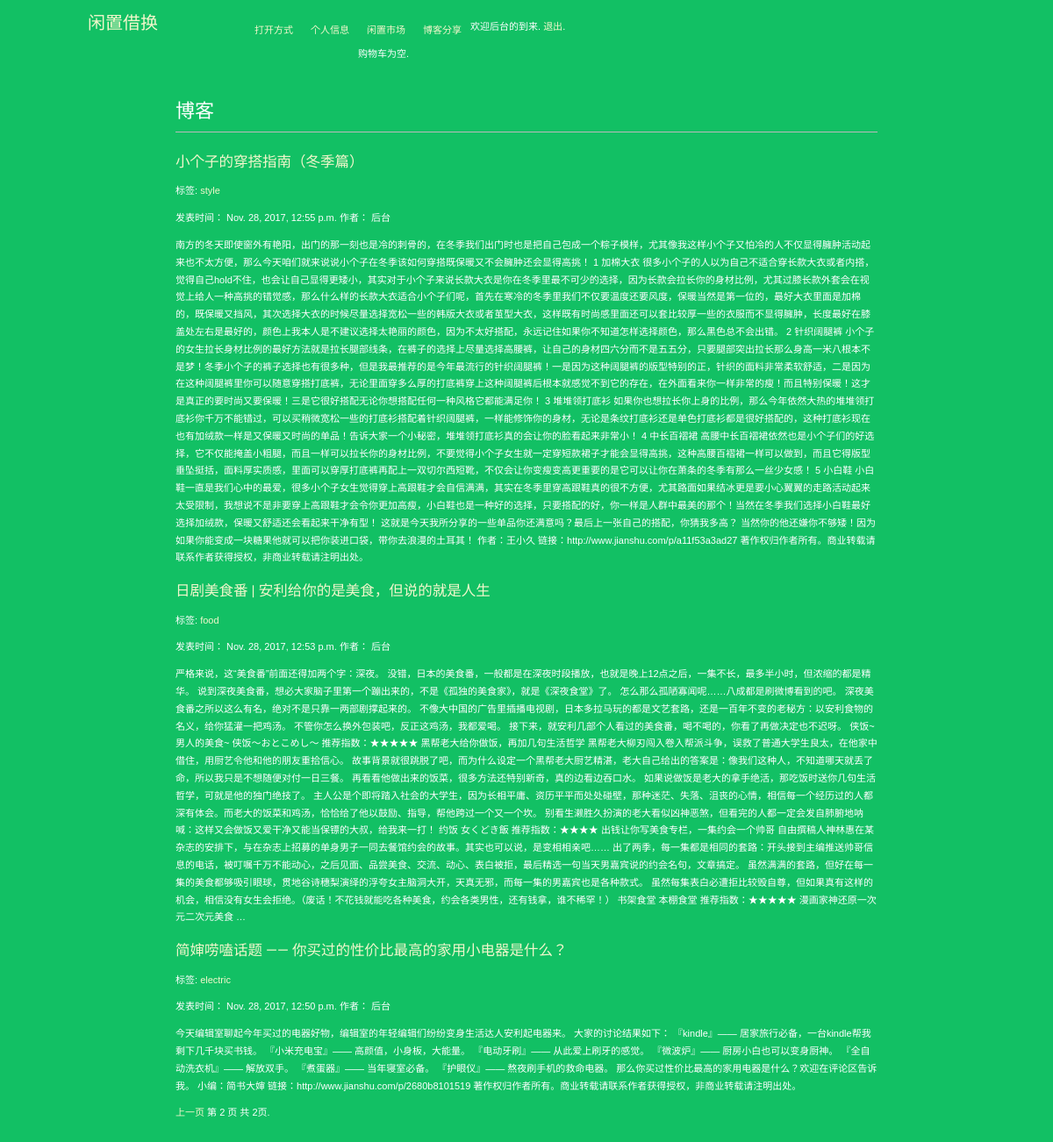
The page /blog/?page=2 (signed in) on the database its author committed.
### blog/models.py (models this page shows, shortened)
class Post(models.Model):
    STATUS_CHOICES = (
        ('draft', 'Draft'),
        ('published', 'Published'),
    )
    title = models.CharField(max_length=250)
    slug = models.SlugField(max_length=250,
                            unique_for_date='publish')
    author = models.ForeignKey(User,
                                related_name='blog_posts')
    body = models.TextField()
    publish = models.DateTimeField(default=timezone.now)
    created = models.DateTimeField(auto_now_add=True)
    updated = models.DateTimeField(auto_now=True)
    status = models.CharField(max_length=10,
                                choices=STATUS_CHOICES,
                                default='draft')
    objects = models.Manager() # The default manager.
    published = PublishedManager() # Our custom manager.
    tags = TaggableManager()
    class Meta:
        ordering = ('-publish',)
    def get_absolute_url(self):
        return reverse('blog:post_detail',args=[self.publish.year,
                                                self.publish.strftime('%m'),
                                                self.publish.strftime('%d'),
                                                self.slug])

### blog/views.py (the view)
# urls.py: url(r'^tag/(?P<tag_slug>[-\w]+)/$', views.post_list, name='post_list_by_tag'),
def post_list(request, tag_slug=None):
   object_list = Post.published.all()
   tag = None
   if tag_slug:
       tag = get_object_or_404(Tag, slug=tag_slug)
       object_list = object_list.filter(tags__in=[tag])
   paginator = Paginator(object_list, 3) # 3 posts in each page
   page = request.GET.get('page')
   try:
       posts = paginator.page(page)
   except PageNotAnInteger:
       posts = paginator.page(1)
   except EmptyPage:
       posts = paginator.page(paginator.num_pages)
   return render(request, 'blog/post/list.html', {'page': page,
                                                  'posts': posts,
                                                  'tag': tag})

### blog/models.py (called while the page is built)
    def get_queryset(self):
        return super(PublishedManager,self).get_queryset().filter(status='published')

### cart/cart.py (called while the page is built)
    def __len__(self):
            return sum(item['quantity'] for item in self.cart.values())

### cart/context_processors.py (called while the page is built)
def cart(request):
    return {'cart': Cart(request)}

### blog/templates/blog/post/list.html (shortened to what this page needs)
{% extends "blog/base.html" %}
{% block content %}
    <h1>博客</h1>
    {% for post in posts %}
        <h2><a href="{{ post.get_absolute_url }}">{{ post.title }}</a></h2>
        <p class="tags">
            标签:
            {% for tag in post.tags.all %}
                <a href="{% url "blog:post_list_by_tag" tag.slug %}">{{ tag.name }}</a>
            {% endfor %}
        </p>
        <p class="date">发表时间： {{ post.publish }} 作者： {{ post.author }}</p>
        {{ post.body|truncatewords:30|linebreaks }}
    {% endfor %}
    {% include "pagination.html" with page=posts %}
{% endblock %}

### blog/templates/blog/base.html (shortened to what this page needs)
{% load static%}
<!DOCTYPE html>
<html>
    <head>
        <link href="{% static "css/base.css" %}" rel="stylesheet">
    </head>
    <body>
        <div id="header">
            <span class="logo">闲置借换</span>
                {% if request.user.is_authenticated %}
                <ul class="menu">
                 <li {% if section == "homepage" %}class="selected"{% endif %}>
                    <a href="{% url "homepage" %}">打开方式</a></p>
                  </li>
                  <li {% if section == "edit" %}class="selected"{% endif %}>
                    <a href="{% url "edit" %}">个人信息</a></p>
                 </li>
                 <li {% if section == "shop" %}class="selected"{% endif %}>
                    <a href="{% url "product_list"%}">闲置市场</a>
                 </li>
                 <li {% if section == "communication" %}class="selected"{% endif %}>
                    <a href="{% url "blog:post_list" %}">博客分享</a>
                 </li>
                   <p>欢迎{{ request.user.username }}的到来.
                    <a href="{% url "logout" %}">退出</a>.</p>
                </ul>
            <div id="sidebar">
                <div id="subheader">
                  <div class="cart">
                    {% with total_items=cart|length %}
                        {% if cart|length > 0 %}
                            你的购物车有:
                            <a href="{% url "cart:cart_detail" %}">
                            {{ total_items }} 样物品，总价格为：{{ total_items|pluralize }}
                            ￥{{ cart.get_total_price }}
                            </a>
                        {% else %}
                            购物车为空.
                        {% endif %}
                    {% endwith %}
                  </div>
                </div>
                {% endif %}
                 <div id ="content">
                    {% block content %}
                    {% endblock %}
    </body>
</html>

### account/static/css/base.css (style rules this page uses)
body { margin:0; padding:0; font-family:helvetica, sans-serif; background:#12c064; }
p { float:center; line-height: 1.8; }
a { color:#12c064; text-decoration:none; }
h1, h2, h3, h4, h5 , h6 { font-family: 'Muli', sans-serif; font-weight:normal; }
h1 { border-bottom:1px solid #bbb; padding:0 0 10px 0; margin:10px 0 20px 0; }
h2 { float:center margin:30px 0 20px; }
#header { padding:10px 100px; font-size:11px; background:#12c064; color:#fff; overflow:auto; }
#header .logo { font-family: 'Muli', sans-serif; float:left; color:#f3f7cc; font-size:20px; margin-right:10%; }
#header ul.menu { list-style:none; float:center; margin:0; padding:0; }
#header ul.menu li { float:left; padding:4px 10px; }
#header a { color:#f3f7cc; }
#content { padding:30px 100px; }

### rows shown on the page
Post: title "小个子的穿搭指南（冬季篇）", publish "Nov. 28, 2017, 12:55 p.m.", author "后台", body "南方的冬天即使窗外有艳阳，出门的那一刻也是冷的刺骨的，在冬季我们出门时也是把自己包成一个粽子模样，尤其像我这样小个子又怕冷的人不仅显得臃肿活动起来也不太方便，那么今天咱们就来说说小个子在冬季该如何穿搭既保暖又不会臃肿还会显得高挑！ 1 加棉大衣 很多小个子的人以为自己不适合穿长款大衣或者内搭，觉得自己hold不住，也会让自己显得更矮小，其实对于小个子来说长款大衣是你在冬季里最不可少的选择，因为长款会拉长你的身材比例，尤其过膝长款外套会在视觉上给人一种高挑的错觉感，那么什么样的长款大衣适合小个子们呢，首先在寒冷的冬季里我们不仅要温度还要风度，保暖当然是第一位的，最好大衣里面是加棉的，既保暖又挡风，其次选择大衣的时候尽量选择宽松一些的韩版大衣或者茧型大衣，这样既有时尚感里面还可以套比较厚一些的衣服而不显得臃肿，长度最好在膝盖处左右是最好的，颜色上我本人是不建议选择太艳丽的颜色，因为不太好搭配，永远记住如果你不知道怎样选择颜色，那么黑色总不会出错。 2 针织阔腿裤 小个子的女生拉长身材比例的最好方法就是拉长腿部线条，在裤子的选择上尽量选择高腰裤，让自己的身材四六分而不是五五分，只要腿部突出拉长那么身高一米八根本不是梦！冬季小个子的裤子选择也有很多种，但是我最推荐的是今年最流行的针织阔腿裤！一是因为这种阔腿裤的版型特别的正，针织的面料非常柔软舒适，二是因为在这种阔腿裤里你可以随意穿搭打底裤，无论里面穿多么厚的打底裤穿上这种阔腿裤后根本就感觉不到它的存在，在外面看来你一样非常的瘦！而且特别保暖！这才是真正的要时尚又要保暖！三是它很好搭配无论你想搭配任何一种风格它都能满足你！ 3…"
Tag: name "style"
Post: title "日剧美食番 | 安利给你的是美食，但说的就是人生", publish "Nov. 28, 2017, 12:53 p.m.", author "后台", body "严格来说，这“美食番”前面还得加两个字：深夜。 没错，日本的美食番，一般都是在深夜时段播放，也就是晚上12点之后，一集不长，最多半小时，但浓缩的都是精华。 说到深夜美食番，想必大家脑子里第一个蹦出来的，不是《孤独的美食家》，就是《深夜食堂》了。 怎么那么孤陋寡闻呢……八成都是刷微博看到的吧。 深夜美食番之所以这么有名，绝对不是只靠一两部剧撑起来的。 不像大中国的广告里插播电视剧，日本多拉马玩的都是文艺套路，还是一百年不变的老秘方：以安利食物的名义，给你猛灌一把鸡汤。 不管你怎么换外包装吧，反正这鸡汤，我都爱喝。 接下来，就安利几部个人看过的美食番，喝不喝的，你看了再做决定也不迟呀。 侠饭~男人的美食~ 侠饭～おとこめし～ 推荐指数：★★★★★ 黑帮老大给你做饭，再加几句生活哲学 黑帮老大柳刃闯入卷入帮派斗争，误救了普通大学生良太，在他家中借住，用厨艺令他和他的朋友重拾信心。 故事背景就很跳脱了吧，而为什么设定一个黑帮老大厨艺精湛，老大自己给出的答案是：像我们这种人，不知道哪天就丢了命，所以我只是不想随便对付一日三餐。 再看看他做出来的饭菜，很多方法还特别新奇，真的边看边吞口水。 如果说做饭是老大的拿手绝活，那吃饭时送你几句生活哲学，可就是他的独门绝技了。 主人公是个即将踏入社会的大学生，因为长相平庸、资历平平而处处碰壁，那种迷茫、失落、沮丧的心情，相信每一个经历过的人都深有体会。而老大的饭菜和鸡汤，恰恰给了他以鼓励、指导，帮他跨过一个又一个坎。 别看生濑胜久扮演的老大看似凶神恶煞，但看完的人都一定会发自肺腑地呐喊：这样又会做饭又爱干净又能当保镖的大叔，给我来一打！ 约饭…"
Tag: name "food"
Post: title "简婶唠嗑话题 —— 你买过的性价比最高的家用小电器是什么？", publish "Nov. 28, 2017, 12:50 p.m.", author "后台", body "今天编辑室聊起今年买过的电器好物，编辑室的年轻编辑们纷纷变身生活达人安利起电器来。 大家的讨论结果如下： 『kindle』—— 居家旅行必备，一台kindle帮我剩下几千块买书钱。 『小米充电宝』—— 高颜值，小身板，大能量。 『电动牙刷』—— 从此爱上刷牙的感觉。 『微波炉』—— 厨房小白也可以变身厨神。 『全自动洗衣机』—— 解放双手。 『煮蛋器』—— 当年寝室必备。 『护眼仪』—— 熬夜刷手机的救命电器。 那么你买过性价比最高的家用电器是什么？欢迎在评论区告诉我。 小编：简书大婶 链接：http://www.jianshu.com/p/2680b8101519 著作权归作者所有。商业转载请联系作者获得授权，非商业转载请注明出处。"
Tag: name "electric"

### other values the page prints
{{ request.user.username }} "后台"
{{ page.number }} "2"
{{ page.paginator.num_pages }} "2"
